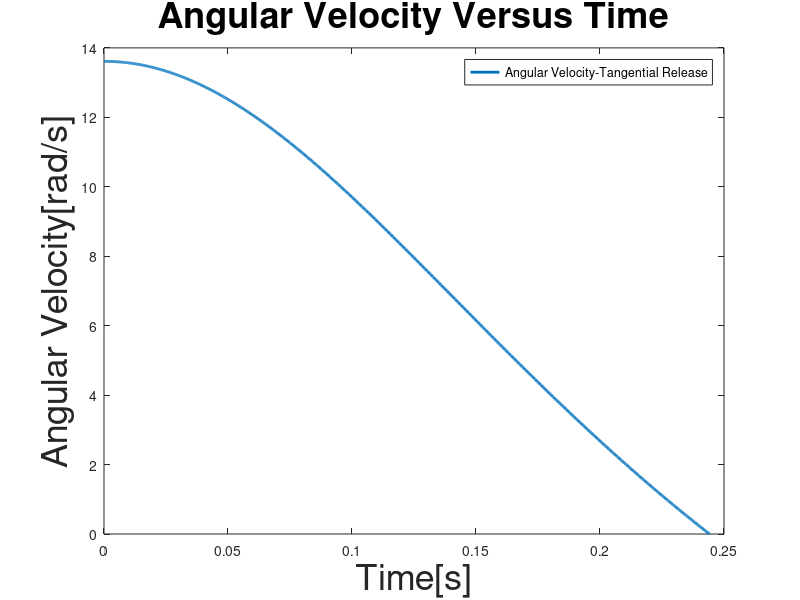
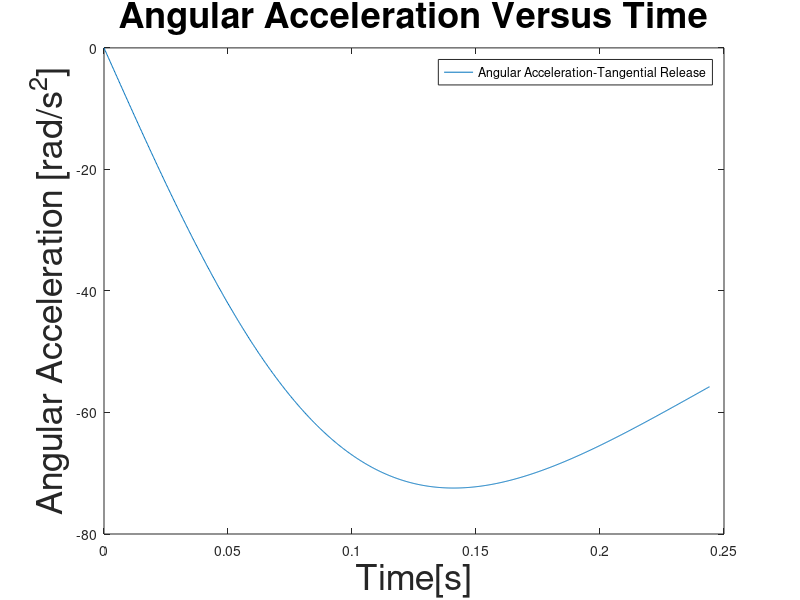
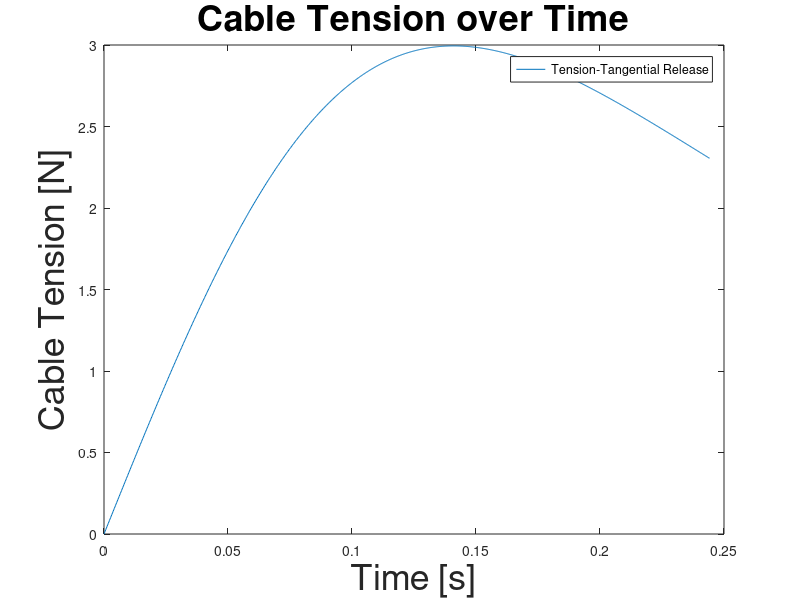
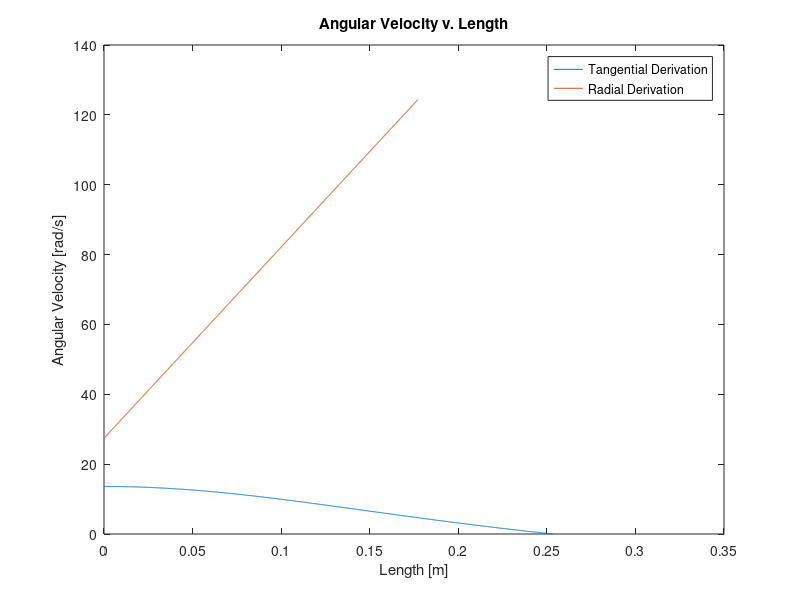

Reproduce these figures in MATLAB, in order.
% ASEN 2003 - Lab 5 - YoYo Despinner
% 3/18/2019 - Group 2 - Jashan Chopra, John Tucker, Davis Peirce, Andrew Fu
% This script plots the derivation and actual data for the second lab over
% time in order to compare the predicited and actual data

clc; close all; clear; 

%% Define Initial Variables
w0 = 130; % initial angular velocity [rpm]
w0 = (w0 * 2 * pi) / 60; % Convert to [rad/s]

I = .0063; % Moment of Inertia -- Note Uncertainity for later
rOuter = .0762; % Outer Radius [m]
m1 = 54 / 1000; m2 = m1; % Masses [kg] 

C = (I / ((m1+m2)*rOuter^2)) + 1; % Variable C (Moment of Inertia Normalization?)
totTime = sqrt(C/(w0^2)); % Total time to stop
%% Length of Cord & Total Time [Tangential Despin Prediction]
totLength = sqrt(C*rOuter^2); % Total length of the cord
length = linspace(0,totLength,1000); % created length vector (totLength is the calc final length)

top2 = (C*rOuter^2) - length.^2;
bot2 = (C*rOuter^2) + length.^2;
wLength = w0*(top2./bot2); % [rad/s] - angular velocity (func of length)

%% Length of Cord [Radial Despin]

totLengthRadial = rOuter*(sqrt(C)-1); % Total length of cord radially found
lengthRadial = linspace(0,totLengthRadial,1000); % created lengthRadial

% ! THIS FUNCTION NEEDS TO BE DIFFERENT ! % 
topRad = (C*rOuter^2) - lengthRadial.^2;
botRad = (C*rOuter^2) + lengthRadial.^2;
wLengthRadial = (-w0*(I+m1*rOuter^2)+(rOuter*w0*sqrt(C)*...
    (lengthRadial+rOuter)))/I; % [rad/s] - angular velocity (func of length)

%% Derived Equations[Tangential Despin]

time = linspace(0,totTime,1000); % created time vector (totTime is the calculated final time) 

% Derivation 1 - Angular Velocity
    
top1 = C - (w0^2*time.^2); % Numerator of derivation
bot1 = C + (w0^2*time.^2); % Denominator of derivation
wTime = w0*(top1./bot1); % [rad/s] - angular velocity (func of time)

% Derivation 2 - Angular Acceleration
top3 = (-4 * w0^2 * time * C);
bot3 = (C + w0^2 * time.^2).^2;
alpha = w0*(top3./bot3); % [rad/s^2] - angular acceleration (func of time) 

% Derivation 3 - Cable Tension
tension = abs((I / (2*rOuter)) * alpha); % absolute value of cable tension (func of alpha)

%% Plots [Tangential Derivation]

figure(1)
plot(time,wTime,'LineWidth',2)
% Angular velocity plot
title('Angular Velocity Versus Time',...
    'FontSize',26); 
xlabel('Time[s]','FontSize',26);
ylabel('Angular Velocity[rad/s]','FontSize',26);
legend('Angular Velocity-Tangential Release');

figure(2)
plot(time,alpha) % Angular Accel Plot
title('Angular Acceleration Versus Time','FontSize',26); 
ylabel('Angular Acceleration [rad/s^2]','FontSize',26)
xlabel('Time[s]','FontSize',26);
legend('Angular Acceleration-Tangential Release');

figure(3)
plot(time,tension) % Cable Tension Plot
title('Cable Tension over Time','FontSize',26); 
xlabel('Time [s]','FontSize',26); 
ylabel('Cable Tension [N]','FontSize',26)
legend('Tension-Tangential Release');
%% Calculate the Moment due to friction

%% Plot [Angular Velocity v length]
figure(4)
plot(length,wLength) % Tangential (func of length)

hold on
plot(lengthRadial,wLengthRadial)% Radial (func of length)

title('Angular Velocity v. Length')
xlabel('Length [m]')
ylabel('Angular Velocity [rad/s]')
legend('Tangential Derivation', 'Radial Derivation')

%% Importating Data 
filename1 = 0;
% data1 = xlsread(filename1);

%% Compare Residuals between Actual and Predicted Data
%% Theory section plot
